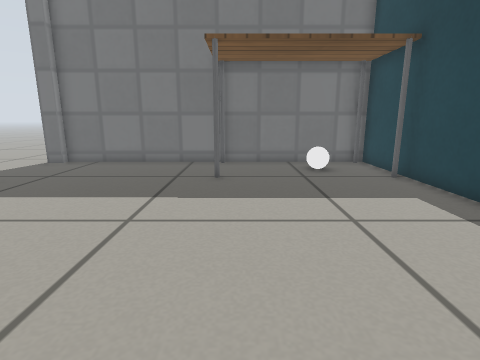
[1] (above)

13 first-person views from a walk through a Gazebo world. The camera is 0.44 m above the floor, tilts 12° down and sees 80° across. The floor is counted in squares, 0.2 m on a side. Each view is taken from the middle of a square. On the plan, view 1 faces up. The plan holds only what a view shows up to about 17 squares ahead; the rest is blank. The robots in the file are not drawn. Simple patterns stand in for the simulator's built-in surfaces.

[2]
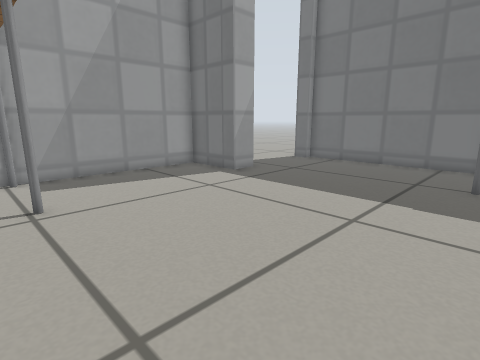

[3]
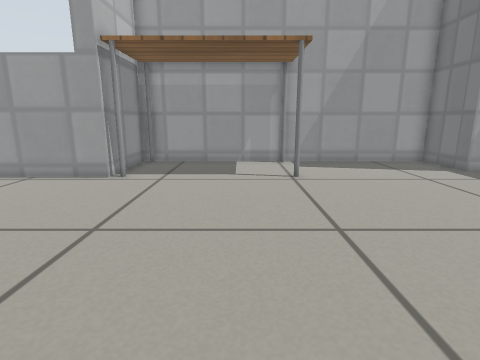

[4]
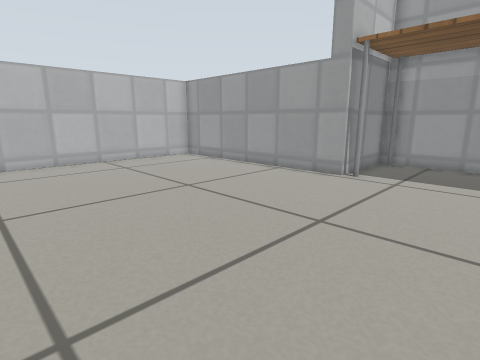

[5]
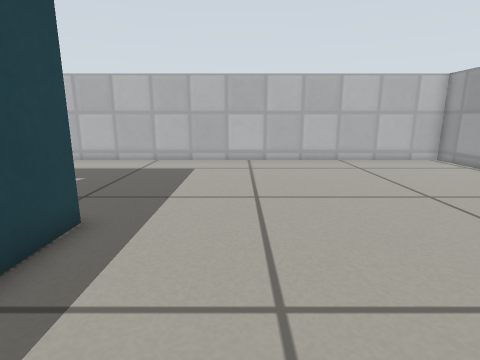

[6]
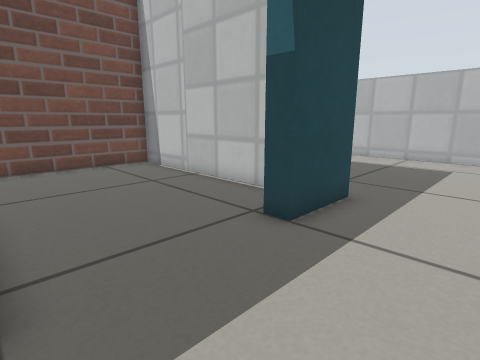

[7]
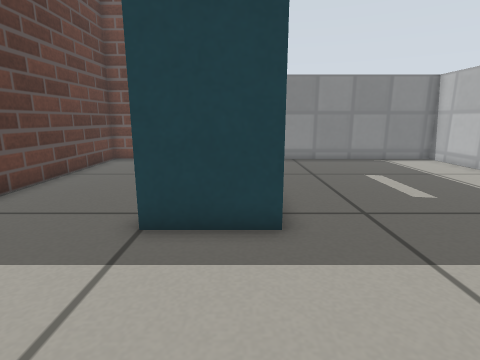

[8]
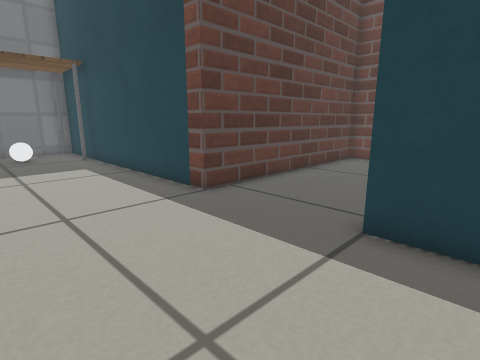

[9]
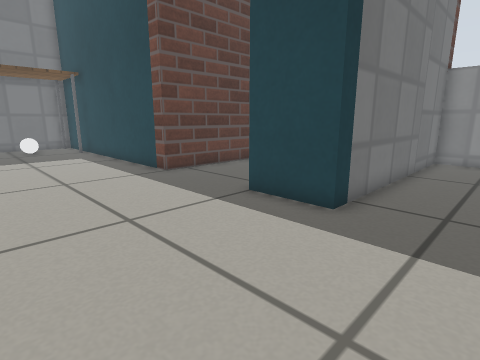

[10]
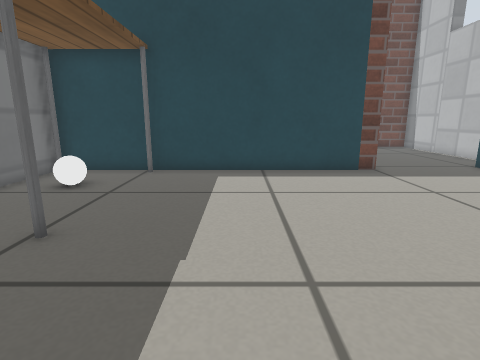

[11]
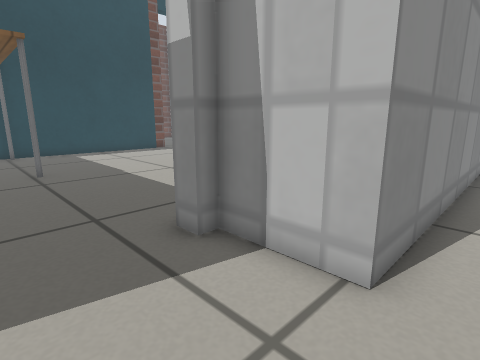

[12]
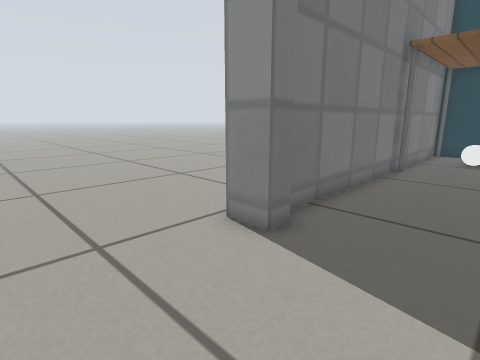

[13]
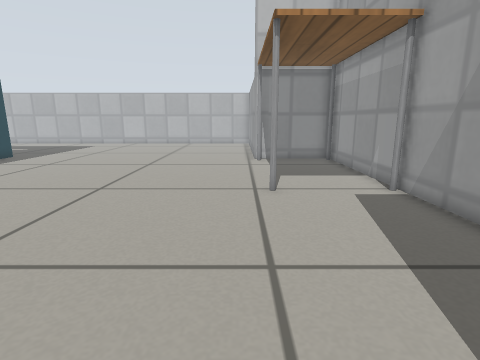

### Floor plan
Points are (right, up) in squares from view 1. A wall is a line through its corners. A room is listed if a view was taken in it or the views show most of it. See-through windows are left out.
Room 1 (views 1, 2, 3, 4, 5, 6, 7, 8, 9, 10, 13)
walls: (6.4, 1) (6.4, 14.9) (-9, 14.9); (-9, 9.9) (-9, 8.7) (-12.1, 8.7) (-12.1, -6.1) (-7.8, -6.1) (-7.8, -16.6) (16.9, -16.6) (16.9, -6.9) (6.4, -6.9) (6.4, -4) (7.2, -4)
ways out: open door at (-9.5, 12) to room 2; open door at (7, -1.5) to room 3
objects: table (-12, 1); table (-8, 1); table (-1, 11); white ball (3, 12) to (4, 13)
Room 2 (views 11, 12)
walls: (-9.8, 14.4) (-9.8, 15.8); (-12.8, 9.4) (-9.8, 9.4) (-9.8, 9.9)
ways out: open door at (-9.5, 12) to room 1; opening at (-14, 10)
Room 3 (no view inside)
walls: (8.9, -6.1) (16.9, -6.1) (16.9, 1) (6.4, 1)
ways out: open door at (7, -1.5) to room 1

Positions as (right, up) in squares from view 1, and headings:
1: (0, 0), facing up
2: (0, 0), facing up-left
3: (3, -1), facing left
4: (3, -1), facing down-left
5: (3, -1), facing down
6: (3, 1), facing down-right
7: (1, -6), facing right
8: (1, -6), facing up-right
9: (0, -10), facing up-right
10: (-6, 7), facing right
11: (-14, 13), facing down-right
12: (-14, 11), facing up-right
13: (-7, 10), facing down
